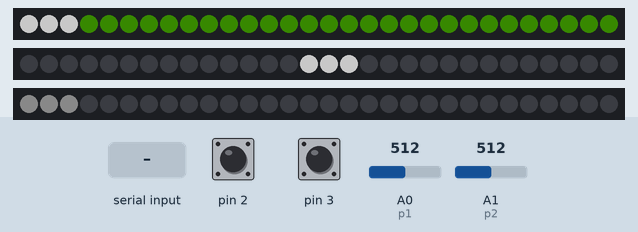
Bench run of a sketch on a simulated Arduino Uno, built with avr-gcc and run on an emulated ATmega328P. On the bench: 3 × 30 RGB LEDs in strip order, left to right. The test bench sets the inputs (shaded band); at power-on: A0 (p1) = 512, A1 (p2) = 512, pin 2 HIGH, pin 3 HIGH. Dim RGB values are drawn brighter than linear; what the sketch prints to the serial monitor is not drawn.

Above: at 1.2 s.
1.3 s: A0 (p1) set to 503
2.9 s: byte 30 received over Serial
At 4.0 s:
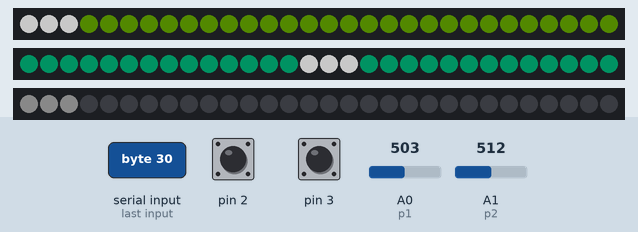
4.5 s: A1 (p2) set to 716
At 5.3 s:
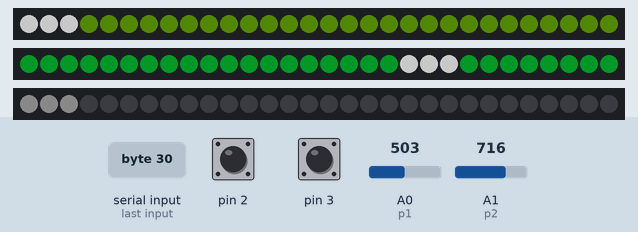
6.1 s: A0 (p1) set to 356
9.1 s: A0 (p1) set to 333
10.7 s: A1 (p2) set to 511
At 11.2 s:
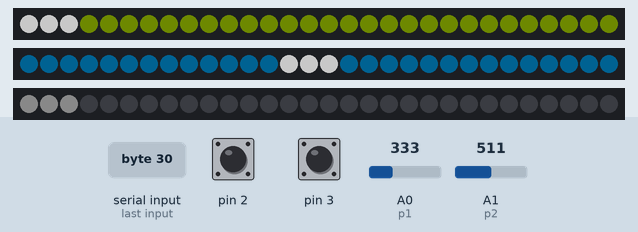
Timing chart, 0 to 13.3 s (numbered marks = the images above; inputs shaded):
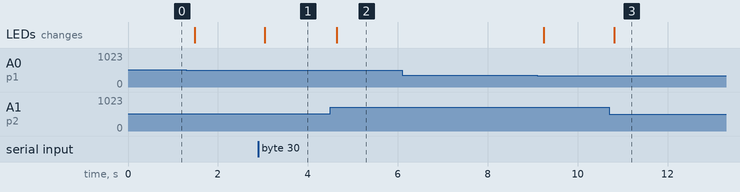

The sketch:

_161129_combined.ino
```cpp
#include <Adafruit_NeoPixel.h>
#ifdef __AVR__
#include <avr/power.h>
#endif

#define PIN1            13
#define PIN2            12
#define PIN3            11

#define NUMPIXEL1       30
#define NUMPIXEL2       30
#define NUMPIXEL3       30

Adafruit_NeoPixel woodLamp = Adafruit_NeoPixel(NUMPIXEL1, PIN1, NEO_GRB + NEO_KHZ800);
Adafruit_NeoPixel metalLamp = Adafruit_NeoPixel(NUMPIXEL2, PIN2, NEO_GRB + NEO_KHZ800);
Adafruit_NeoPixel arcylicLamp = Adafruit_NeoPixel(NUMPIXEL3, PIN3, NEO_GRB + NEO_KHZ800);


int p1 = A0;
int p2 = A1;
int p1Value = 0;
int p2Value = 0;
int encoderValue;
volatile unsigned int counter = 0;  //This variable will increase or decrease depending on the rotation of encoder

int maxData = 0;            // byte sent from max

//Lighting variables
int previous = 0;
int f = 0;


void setup() {
  //Lighting
  woodLamp.begin();
  metalLamp.begin();
  arcylicLamp.begin();

  Serial.begin(9600);

  //Encoder: Setting up interrupt
  attachInterrupt(0, ai0, RISING);
  attachInterrupt(1, ai1, RISING);
}

void loop() {

  while (Serial.available() > 0) {
    maxData = Serial.read();
  }
  // put your main code here, to run repeatedly:
  p1Value = analogRead(p1);
  p2Value = analogRead(p2);

  int color1 = map(p1Value, 0, 1024, 0, 6);
  int color2 = map(p2Value, 0, 1024, 0, 6);
  int k = map(p2Value, 0, 1023, 0, 28);

  int current = map(counter, 0, 65535, 0, 2000);
  int l = current - previous;

  // brightness for the lamps
  int b1 = 10;
  int b2 = maxData;
  int b3 = 10;

  // arcylic lamp
  if (l > 0) {
    f ++;
    if (f > 29) {
      f = 0;
    }
  } else if (l < 0) {
    f--;
    if (f < 0) {
      f = 29;
    }
  }


  if (f == 28) {
    for (int p = f; p < f + 2; p++) {
      arcylicLamp.setPixelColor(p, arcylicLamp.Color(b3, b3, b3));
      arcylicLamp.show();
    }
    arcylicLamp.setPixelColor(0, arcylicLamp.Color(b3, b3, b3));
    arcylicLamp.show();

    for (int q = 1; q < f; q++) {
      arcylicLamp.setPixelColor(q, arcylicLamp.Color(0, 0, 0));
      arcylicLamp.show();
    }
  } else if ( f == 29) {
    arcylicLamp.setPixelColor(29, arcylicLamp.Color(b3, b3, b3));
    arcylicLamp.show();
    for (int q = 0; q < 2; q++) {
      arcylicLamp.setPixelColor(q, arcylicLamp.Color(b3, b3, b3));
      arcylicLamp.show();
    }
    for (int q = 2; q < f; q++) {
      arcylicLamp.setPixelColor(q, arcylicLamp.Color(0, 0, 0));
      arcylicLamp.show();
    }
  } else {
    for (int p = f; p < f + 3; p++) {
      arcylicLamp.setPixelColor(p, arcylicLamp.Color(b3, b3, b3));
      arcylicLamp.show();
    }

    for (int q = 0; q < f; q++) {
      arcylicLamp.setPixelColor(q, arcylicLamp.Color(0, 0, 0));
      arcylicLamp.show();
    }

    for (int s = f + 3; s < NUMPIXEL3; s++) {
      arcylicLamp.setPixelColor(s, arcylicLamp.Color(0, 0, 0));
      arcylicLamp.show();
    }
  }

  previous = current;

  // metal lamp
  for (int n = k; n < k + 3; n++) {
    metalLamp.setPixelColor(n, metalLamp.Color(100, 100, 100));
    metalLamp.show();
  }

  for (int m = 0; m < k; m++) {
    if (color2 == 0) {
      metalLamp.setPixelColor(m, metalLamp.Color(0, b2 / 5 * 0 , b2 / 5 * 5));
    } else if (color2 == 1) {
      metalLamp.setPixelColor(m, metalLamp.Color(0, b2 / 5 * 1 , b2 / 5 * 4));
    } else if (color2 == 2) {
      metalLamp.setPixelColor(m, metalLamp.Color(0, b2 / 5 * 2 , b2 / 5 * 3));
    } else if (color2 == 3) {
      metalLamp.setPixelColor(m, metalLamp.Color(0, b2 / 5 * 3 , b2 / 5 * 2));
    } else if (color2 == 4) {
      metalLamp.setPixelColor(m, metalLamp.Color(0, b2 / 5 * 4 , b2 / 5 * 1));
    } else {
      metalLamp.setPixelColor(m, metalLamp.Color(0, b2 / 5 * 5 , b2 / 5 * 0));
    }
    metalLamp.show();
  }

  for (int g = k + 3; g < NUMPIXEL2; g++) {
    if (color2 == 0) {
      metalLamp.setPixelColor(g, metalLamp.Color(0, b2 / 5 * 0 , b2 / 5 * 5));
    } else if (color2 == 1) {
      metalLamp.setPixelColor(g, metalLamp.Color(0, b2 / 5 * 1 , b2 / 5 * 4));
    } else if (color2 == 2) {
      metalLamp.setPixelColor(g, metalLamp.Color(0, b2 / 5 * 2 , b2 / 5 * 3));
    } else if (color2 == 3) {
      metalLamp.setPixelColor(g, metalLamp.Color(0, b2 / 5 * 3 , b2 / 5 * 2));
    } else if (color2 == 4) {
      metalLamp.setPixelColor(g, metalLamp.Color(0, b2 / 5 * 4 , b2 / 5 * 1));
    } else {
      metalLamp.setPixelColor(g, metalLamp.Color(0, b2 / 5 * 5 , b2 / 5 * 0));
    }
    metalLamp.show();
  }

  // wood lamp
  for (int i = 0; i < 3; i++) {
    woodLamp.setPixelColor(i, woodLamp.Color(100, 100, 100));
    woodLamp.show();
  }

  for (int j = 3; j < NUMPIXEL1; j++) {
    if (color1 == 0) {
      woodLamp.setPixelColor(j, woodLamp.Color(b1 / 5 * 5, b1 / 5 * 5 , 0));
    } else if (color1 == 1) {
      woodLamp.setPixelColor(j, woodLamp.Color(b1 / 5 * 4, b1 / 5 * 5 , 0));
    } else if (color1 == 2) {
      woodLamp.setPixelColor(j, woodLamp.Color(b1 / 5 * 3, b1 / 5 * 5 , 0));
    } else if (color1 == 3) {
      woodLamp.setPixelColor(j, woodLamp.Color(b1 / 5 * 2, b1 / 5 * 5 , 0));
    } else if (color1 == 4) {
      woodLamp.setPixelColor(j, woodLamp.Color(b1 / 5 * 1, b1 / 5 * 5 , 0));
    } else {
      woodLamp.setPixelColor(j, woodLamp.Color(b1 / 5 * 0, b1 / 5 * 5 , 0));
    }
    woodLamp.show();
  }


  encoderValue = map(counter, 0, 65535, 0, 1023);
  Serial.print(p1Value, DEC);
  Serial.print(" ");
  Serial.print(p2Value, DEC);
  Serial.print(" ");
  Serial.print(encoderValue, DEC);
  Serial.print(" ");
  Serial.print("\r");
}


//Encoder
void ai0() {
  // ai0 is activated if DigitalPin nr 2 is going from LOW to HIGH
  // Check pin 3 to determine the direction
  if (digitalRead(3) == LOW) {
    counter++;
  } else {
    counter--;
  }
}

void ai1() {
  // ai0 is activated if DigitalPin nr 3 is going from LOW to HIGH
  // Check with pin 2 to determine the direction
  if (digitalRead(2) == LOW) {
    counter--;
  } else {
    counter++;
  }
}
```

Measured:
- after the input at 2.9 s, the LEDs: change after 0.14 s (image 1)
- after the input at 4.5 s, the LEDs: change after 0.14 s (image 2)
- after the input at 6.1 s, every drawn part: stays the same
- after the input at 10.7 s, the LEDs: change after 0.11 s (image 3)
